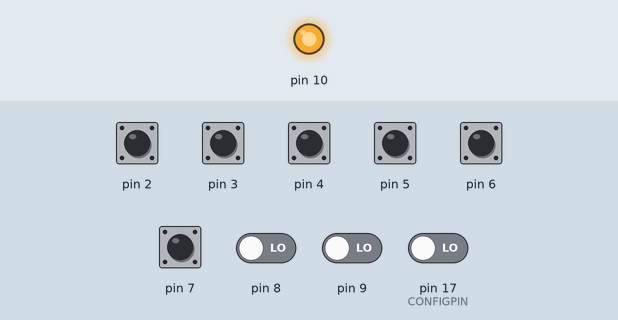
Recording of a sketch running on a simulated Arduino Uno, built with avr-gcc and run on an emulated ATmega328P. Shown: output pins drawn as LEDs (lit = HIGH). The test bench sets the inputs (shaded band); at power-on: pin 2–7 HIGH, pin 8, pin 9, pin 17 (CONFIGPIN) LOW. What the sketch prints to the serial monitor is not drawn.

Above: at 1.2 s.
1.3 s: pin 2 pulled LOW for 0.15 s
At 1.6 s:
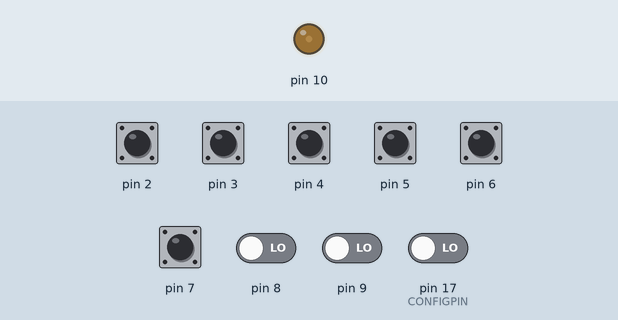
Timing chart, 0 to 4.3 s (numbered marks = the images above; inputs shaded):
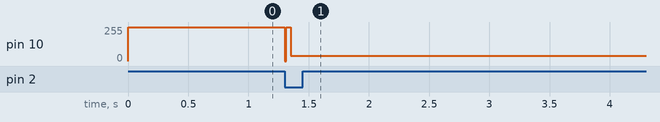

Measured:
- after the input at 1.3 s, pin 10: 255/255 → 41/255 at once

The sketch:

pwm_ppm_converter.ino
```cpp
// ------------------------------------------------------------------------------------------------------------------------------------------------------------
//  8 Channel PWM to 1 channel PPM converter for RC receivers, using Arduino
//
//  THis firmware is based on ArduPPM Version v0.9.87 from
// http://code.google.com/p/ardupilot-mega/source/browse/Tools/ArduPPM/
//
// ..and has been hacked code to:
//   only support Atmel328 chips ( as found on Arduino Duemilanove or Arduino Uno )  chips
//   not support any "error" mode/s, just 8 PWM-IN  channels TO one single PPM OUT
//   not support any LED indicators m just PWM-IN, and PPM-OUT
//  Integrated the one library that is used to the sketch, for easy user experience.
//   made it Arduino IDE compatible, so it uses standard bootloader and Serial uploader, like all realy Arduino/s.
//  make compile-time option to either "hold last good PPM value" or "hold default value/s" in case of
//   no actual input signal for each channel.   see FAILHOLD and FAILCENTRE in .h file

// David/Buzz Sept 3rd 2012.
// ------------------------------------------------------------------------------------------------------------------------------------------------------------
// PREPROCESSOR DIRECTIVES
// ------------------------------------------------------------------------------------------------------------------------------------------------------------

#define CONFIGPIN 17    // Arduino pin 17 (PC3) to read config on startup (HI: serial 115k2,8n1; LO: sbus w/ inverted signal levels)

#define PPMVAL2SBUSVAL(t)  (uint16_t) (((t - 1000) * 0.85 ))

//#include "Arduino.h"
#include "ppm_encoder.h"
#include <util/delay.h>
#include <avr/io.h>

uint8_t channelorder[ SERVO_CHANNELS] =
{
6, 0, 1, 7, 5, 4, 2, 3
};


#define THROTTLE_CHANNEL		1 * 2	// Throttle Channel
#define THROTTLE_CHANNEL_LED_TOGGLE_US		ONE_US * 1200 - PPM_PRE_PULSE	// Throttle Channel Led toggle threshold
#define LED_LOW_BLINKING_RATE	125 * LOOP_TIMER_10MS // Led blink rate for low throttle position (half period)

// Timers

#define TIMER0_10MS		156			// Timer0 ticks for 10 ms duration
#define TIMER1_10MS		20000		// Timer1 ticks for 10 ms duration
#define TIMER2_100MS		1562	// Timer2 ticks for 100 ms duration
#define LOOP_TIMER_10MS	10			// Loop timer ticks for 10 ms duration

// LED Code

#define	SPACE_SHORT_DURATION	40 * LOOP_TIMER_10MS	// Space after short symbol
#define	SPACE_LONG_DURATION	75 * LOOP_TIMER_10MS		// Space after long symbol
#define	SYMBOL_SHORT_DURATION	20 * LOOP_TIMER_10MS	// Short symbol duration
#define	SYMBOL_LONG_DURATION	100 * LOOP_TIMER_10MS	// Long symbol duration
#define	INTER_CODE_DURATION	150 * LOOP_TIMER_10MS		// Inter code duration

#define INTER_CODE		0		// Symbols value for coding
#define SHORT_SYMBOL	1
#define LONG_SYMBOL		2
#define SHORT_SPACE		3
#define LONG_SPACE		4
#define LOOP			5

// ------------------------------------------------------------------------------------------------------------------------------------------------------------
// PPM ENCODER INIT AND AUXILIARY TASKS
// ------------------------------------------------------------------------------------------------------------------------------------------------------------

// ------------------------------------------------------------------------------------------------------------------------------------------------------------
// LOCAL VARIABLES
// ------------------------------------------------------------------------------------------------------------------------------------------------------------
bool localinit = true; // We are inside init sequence
bool mux_passthrough = false; // Mux passthrough mode status Flag : passthrough is off
uint16_t led_acceleration; // Led acceleration based on throttle stick position
bool servo_error_condition = false;	//	Servo signal error condition

static uint8_t serconfig = 0;

// ------------------------------------------------------------------------------
// ppm reading helper - interrupt safe and non blocking function
// ------------------------------------------------------------------------------
static inline uint16_t ppm_read(uint8_t channel)
{

	uint8_t _ppm_channel = (channel << 1) + 1;
	uint16_t ppm_tmp = ppm[_ppm_channel];
	while (ppm_tmp != ppm[_ppm_channel])
		ppm_tmp = ppm[_ppm_channel];

	return ppm_tmp;
}
uint8_t SBUS_Packet_Data[25];
uint8_t SBUS_Failsafe_Active = 0;
uint8_t SBUS_Lost_Frame = 0;

void SBUS_Build_Packet(void)
{
	uint8_t SBUS_Current_Channel = 0;
	uint8_t SBUS_Current_Channel_Bit = 0;
	uint8_t SBUS_Current_Packet_Bit = 0;
	uint8_t SBUS_Packet_Position = 0;

	for (SBUS_Packet_Position = 0; SBUS_Packet_Position < 25;
			SBUS_Packet_Position++)
	{
		SBUS_Packet_Data[SBUS_Packet_Position] = 0x00;  //Zero out packet data
	}

	SBUS_Current_Packet_Bit = 0;
	SBUS_Packet_Data[0] = 0x0F;  //Start uint8_t
	SBUS_Packet_Position = 1;

	for (SBUS_Current_Channel = 0; SBUS_Current_Channel < SERVO_CHANNELS;
			SBUS_Current_Channel++)
	{
		uint16_t sbusval;
		sbusval = PPMVAL2SBUSVAL(ppm_read(channelorder[SBUS_Current_Channel]));
		for (SBUS_Current_Channel_Bit = 0; SBUS_Current_Channel_Bit < 11;
				SBUS_Current_Channel_Bit++)
		{
			if (SBUS_Current_Packet_Bit > 7)
			{
				SBUS_Current_Packet_Bit = 0; //If we just set bit 7 in a previous step, reset the packet bit to 0 and
				SBUS_Packet_Position++;       //Move to the next packet uint8_t
			}
			SBUS_Packet_Data[SBUS_Packet_Position] |= (((sbusval
					>> SBUS_Current_Channel_Bit) & 0x01)
					<< SBUS_Current_Packet_Bit); //Downshift the channel data bit, then upshift it to set the packet data uint8_t
			SBUS_Current_Packet_Bit++;
		}
	}
	/*
	 if(SBUS_Channel_Data[16] > 1023) SBUS_Packet_Data[23] |= (1<<0);  //Any number above 1023 will set the digital servo bit
	 if(SBUS_Channel_Data[17] > 1023) SBUS_Packet_Data[23] |= (1<<1);
	 if(SBUS_Lost_Frame != 0) SBUS_Packet_Data[23] |= (1<<2);          //Any number above 0 will set the lost frame and failsafe bits
	 if(SBUS_Failsafe_Active != 0) SBUS_Packet_Data[23] |= (1<<3);
	 */
	SBUS_Packet_Data[24] = 0x00;  //End uint8_t
}

// ------------------------------------------------------------------------------------------------------------------------------------------------------------
// INITIALISATION CODE
// ------------------------------------------------------------------------------------------------------------------------------------------------------------

void setup()
{
	DDRC &= ~_BV(PC3); // PC3 as INPUT

	// ------------------------------------------------------------------------------
	// Reset Source checkings
	// ------------------------------------------------------------------------------
	if (MCUSR & 1)	// Power-on Reset
	{
		MCUSR = 0; // Clear MCU Status register
		// custom code here
	}
	else if (MCUSR & 2)	// External Reset
	{
		MCUSR = 0; // Clear MCU Status register
		// custom code here
	}
	else if (MCUSR & 4)	// Brown-Out Reset
	{
		MCUSR = 0; // Clear MCU Status register
		brownout_reset = true;
	}
	else	// Watchdog Reset
	{
		MCUSR = 0; // Clear MCU Status register
		// custom code here
	}

	// ------------------------------------------------------------------------------
	// Servo input and PPM generator init
	// ------------------------------------------------------------------------------
	ppm_encoder_init();

	// ------------------------------------------------------------------------------
	// Timer0 init (normal mode) used for LED control and custom code
	// ------------------------------------------------------------------------------
	TCCR0A = 0x00;	// Clock source: System Clock
	TCCR0B = 0x05;// Set 1024x prescaler - Clock value: 15.625 kHz - 16 ms max time
	TCNT0 = 0x00;
	OCR0A = 0x00;		// OC0x outputs: Disconnected
	OCR0B = 0x00;
	TIMSK0 = 0x00;		// Timer 1 interrupt disable

	sei();
	// Enable Global interrupt flag

	serconfig = digitalRead(CONFIGPIN);
	if (serconfig)
	{
		Serial.begin(115200);
	}
	else
	{
		Serial.begin(100000, SERIAL_8E2);
	}
}

void loop()
{

	// ------------------------------------------------------------------------------------------------------------------------------------------------------------
	// AUXILIARY TASKS
	// ------------------------------------------------------------------------------------------------------------------------------------------------------------
	PWM_LOOP: // SERVO_PWM_MODE
	while (1)
	{
		delay(7);

		if (serconfig)
		{
			for (uint8_t i = 0; i < SERVO_CHANNELS; i++)
			{
				Serial.print(PPMVAL2SBUSVAL(ppm_read(channelorder[i])));
				//Serial.print(ppm_read(channelorder[i]));
				Serial.print(" ");
			}
			Serial.println();
		}
		else
		{
			SBUS_Build_Packet();
			Serial.write(SBUS_Packet_Data, 25);
		}

	}	// PWM Loop end

} // main loop function end
```

Source omitted: ppm_encoder.h (15324 bytes)
